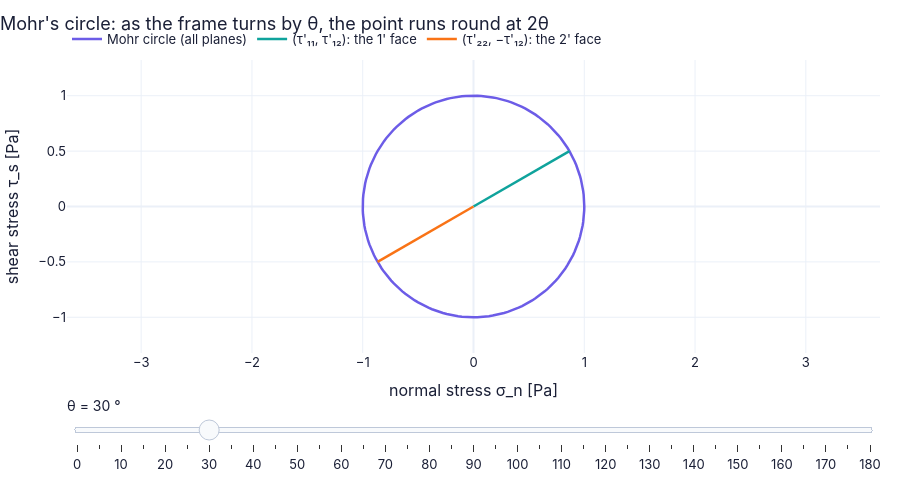

Source (notebook cell):
### Markdown cell above
**What you see.** Three cosine curves of period 180° in each panel; the dots at θ = 30° are the tiny example's 0.866, 0.5 and −0.866 Pa.

**How to read it.** τ'₁₂ crosses zero at 45° for pure shear (and at 0° for the uniaxial state) — a principal axis (C13); the shear curve's amplitude is the largest shear any plane can carry.

**What would change if…** …you added a pressure (−p on the diagonal): both normal curves shift down by p, the shear curve does not move.

### Code cell
def mohr(theta_deg):                                                 # one slider position: the frame turned by θ
    C_ = ch02.rotation_matrix_2d(np.deg2rad(theta_deg))              # passive C
    T = ch02.transform_tensor(tau2, C_)                              # τ' = CᵀτC (2.12) for pure shear a = 1 Pa
    c, r = ch02.mohr_circle_2d(tau2)                                 # Mohr's circle: centre (τ₁₁ + τ₂₂)/2 = 0 (half the trace — an invariant, C07), radius √(((τ₁₁ − τ₂₂)/2)² + τ₁₂²) = 1 Pa
    ang = np.linspace(0, 2 * np.pi, 181)                             # to draw the circle
    return {"Mohr circle (all planes)": (c + r * np.cos(ang), r * np.sin(ang)),          # fixed circle
            "(τ'₁₁, τ'₁₂): the 1' face": ([c, T[0, 0]], [0, T[0, 1]]),                    # radius to the current point
            "(τ'₂₂, −τ'₁₂): the 2' face": ([c, T[1, 1]], [0, -T[0, 1]])}                   # its antipode: the perpendicular face
fig = slider_figure(mohr, "θ", np.linspace(0, 180, 37 if not FAST else 25), unit="°", xlabel="normal stress σ_n [Pa]",
                    ylabel="shear stress τ_s [Pa]", title="Mohr's circle: as the frame turns by θ, the point runs round at 2θ",
                    xrange=[-1.3, 1.3], yrange=[-1.3, 1.3], height=480, active=6)   # start at 30°
fig.update_yaxes(scaleanchor="x", scaleratio=1)                      # a circle should look like a circle
fig.show()                                                           # drag θ
